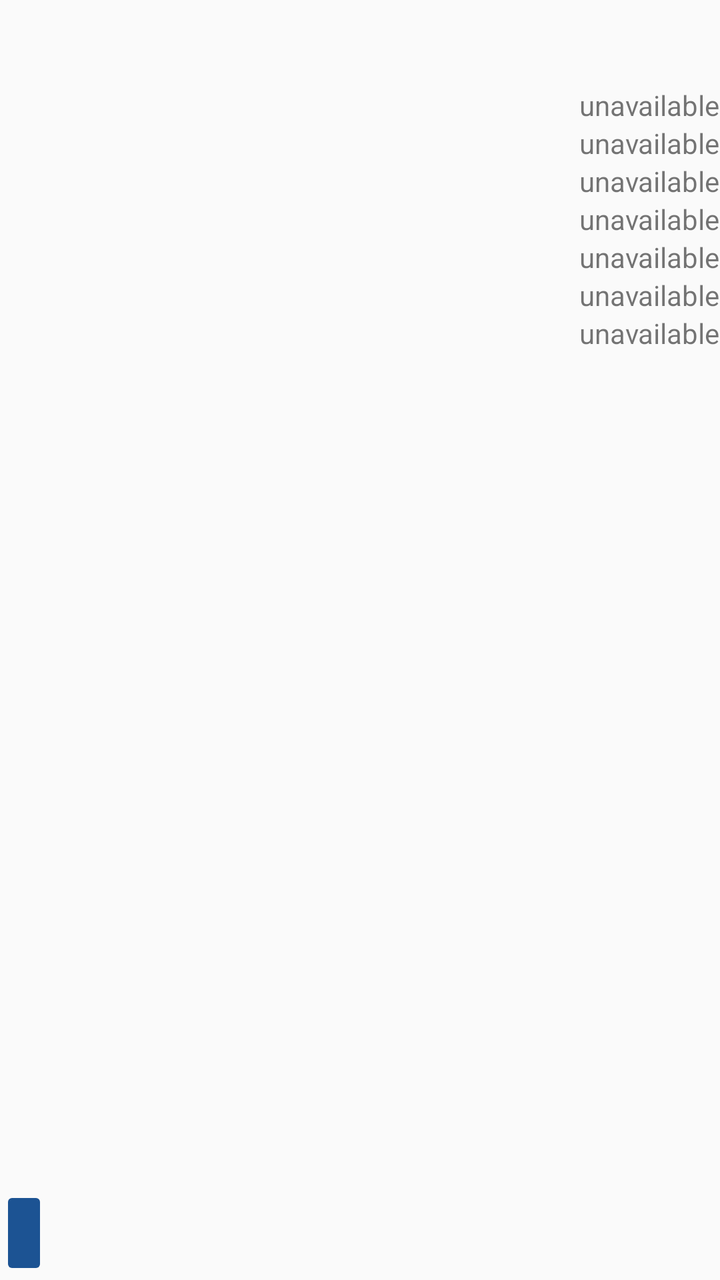
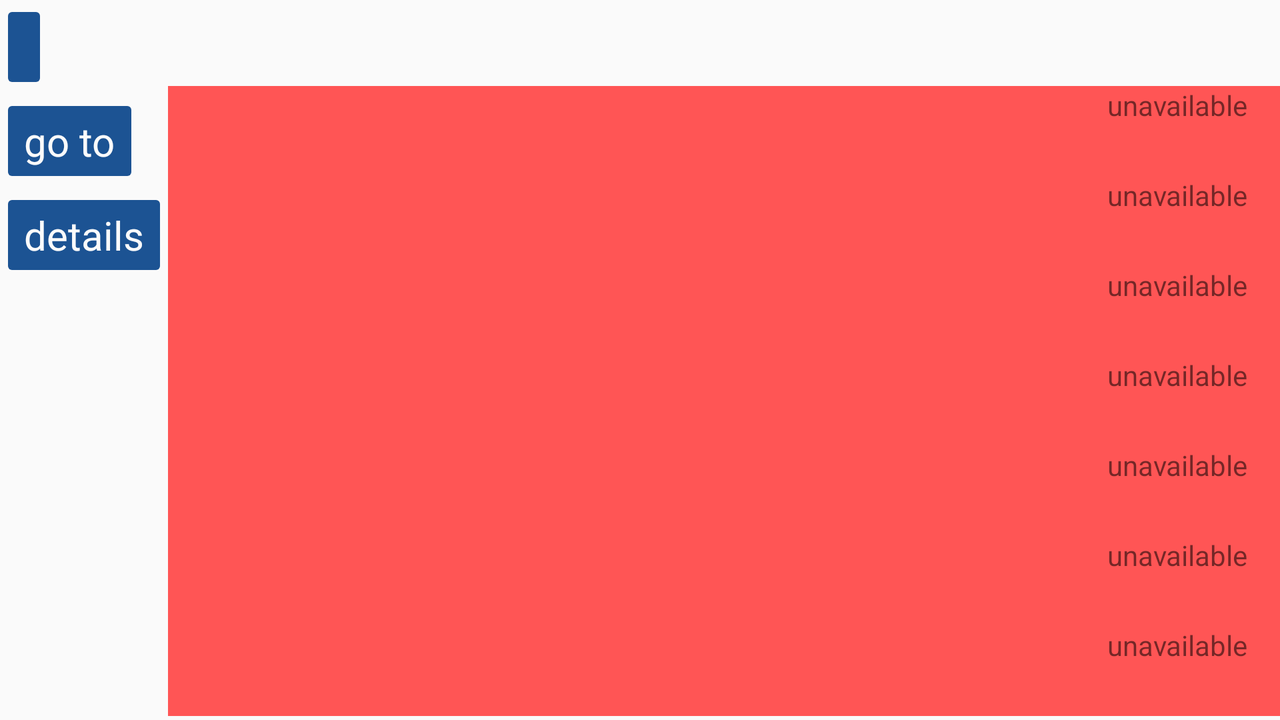

One screen, two layout resources from the same app: the default and the author's alternative for another configuration. Each is rendered where Android would select it; the XML of both is given below.
<!-- AndroidManifest.xml: application theme AppTheme -->
<!-- res/layout/fragment_conditions.xml -->
<?xml version="1.0" encoding="utf-8"?>
<RelativeLayout xmlns:android="http://schemas.android.com/apk/res/android"
    android:orientation="vertical"
    android:layout_width="match_parent"
    android:layout_height="match_parent">

    
    <LinearLayout
        android:layout_width="match_parent"
        android:layout_height="match_parent"
        android:orientation="vertical">

        <TextView
            android:gravity="right"
            android:paddingRight="@dimen/activity_horizontal_margin"
            android:id="@+id/station_title"
            android:layout_width="match_parent"
            android:layout_height="wrap_content"
            android:textSize="32sp"
            android:textStyle="bold"
            android:textColor="@color/light_font"
            android:shadowColor="@color/text_shadow"
            android:shadowDx="-3"
            android:shadowDy="-1"
            android:shadowRadius="24.5"/>

        <LinearLayout
            android:layout_width="match_parent"
            android:layout_height="wrap_content"
            android:orientation="horizontal"
            android:gravity="right" >

            <TextView
                android:id="@+id/condition_temperature"
                android:layout_width="wrap_content"
                android:layout_height="match_parent"
                android:text="@string/condition_unavailable"
                android:onClick="showGraphSelectionDialog"/>
            <TextView
                android:id="@+id/condition_temperature_unit"
                android:layout_width="wrap_content"
                android:layout_height="match_parent"
                android:text="@string/unit_unavailable"
                android:onClick="showGraphSelectionDialog"/>
        </LinearLayout>

        <LinearLayout
            android:layout_width="match_parent"
            android:layout_height="wrap_content"
            android:orientation="horizontal"
            android:gravity="right" >

            <TextView
                android:id="@+id/condition_average_wind"
                android:layout_width="wrap_content"
                android:layout_height="match_parent"
                android:text="@string/condition_unavailable"
                android:onClick="showGraphSelectionDialog"/>

            <TextView
                android:id="@+id/condition_average_wind_unit"
                android:layout_width="wrap_content"
                android:layout_height="match_parent"
                android:text="@string/unit_unavailable"
                android:onClick="showGraphSelectionDialog"/>

        </LinearLayout>

        <LinearLayout
            android:layout_width="match_parent"
            android:layout_height="wrap_content"
            android:orientation="horizontal"
            android:gravity="right" >

            <TextView
                android:id="@+id/condition_rain"
                android:layout_width="wrap_content"
                android:layout_height="match_parent"
                android:text="@string/condition_unavailable"
                android:onClick="showGraphSelectionDialog"/>

            <TextView
                android:id="@+id/condition_rain_unit"
                android:layout_width="wrap_content"
                android:layout_height="match_parent"
                android:text="@string/unit_unavailable"
                android:onClick="showGraphSelectionDialog"/>

        </LinearLayout>

        <LinearLayout
            android:layout_width="match_parent"
            android:layout_height="wrap_content"
            android:orientation="horizontal"
            android:gravity="right" >

            <TextView
                android:id="@+id/condition_pressure"
                android:layout_width="wrap_content"
                android:layout_height="match_parent"
                android:text="@string/condition_unavailable"
                android:onClick="showGraphSelectionDialog"/>

            <TextView
                android:id="@+id/condition_pressure_unit"
                android:layout_width="wrap_content"
                android:layout_height="match_parent"
                android:text="@string/unit_unavailable"
                android:onClick="showGraphSelectionDialog"/>

        </LinearLayout>

        <LinearLayout
            android:layout_width="match_parent"
            android:layout_height="wrap_content"
            android:orientation="horizontal"
            android:gravity="right" >

            <TextView
                android:id="@+id/condition_uv_index"
                android:layout_width="wrap_content"
                android:layout_height="match_parent"
                android:text="@string/condition_unavailable"
                android:onClick="showGraphSelectionDialog"/>

            <TextView
                android:id="@+id/condition_uv_index_unit"
                android:layout_width="wrap_content"
                android:layout_height="match_parent"
                android:text="@string/unit_unavailable"
                android:onClick="showGraphSelectionDialog"/>

        </LinearLayout>

        <LinearLayout
            android:layout_width="match_parent"
            android:layout_height="wrap_content"
            android:orientation="horizontal"
            android:gravity="right" >

            <TextView
                android:id="@+id/condition_insolation"
                android:layout_width="wrap_content"
                android:layout_height="match_parent"
                android:text="@string/condition_unavailable"
                android:onClick="showGraphSelectionDialog"/>

            <TextView
                android:id="@+id/condition_insolation_unit"
                android:layout_width="wrap_content"
                android:layout_height="match_parent"
                android:text="@string/unit_unavailable"
                android:onClick="showGraphSelectionDialog"/>

        </LinearLayout>

        <LinearLayout
            android:layout_width="match_parent"
            android:layout_height="wrap_content"
            android:orientation="horizontal"
            android:gravity="right" >

            <TextView
                android:id="@+id/condition_humidity"
                android:layout_width="wrap_content"
                android:layout_height="match_parent"
                android:text="@string/condition_unavailable"
                android:onClick="showGraphSelectionDialog"/>

            <TextView
                android:id="@+id/condition_humidity_unit"
                android:layout_width="wrap_content"
                android:layout_height="match_parent"
                android:text="@string/unit_unavailable"
                android:onClick="showGraphSelectionDialog"/>

        </LinearLayout>
    </LinearLayout>

    
    <Button
        android:layout_width="wrap_content"
        android:layout_height="wrap_content"
        android:layout_alignParentBottom="true"
        android:id="@+id/conditions_toggle_fav"
        android:text="@string/conditions_toggle_favourite"
        android:onClick="toggleFavouriteFromConditionsFragment" />

</RelativeLayout>
<!-- resources referenced by this layout -->
<resources>
  <color name="light_font">#FBFBFB</color>
  <color name="text_shadow">#7F000000</color>
  <dimen name="activity_horizontal_margin">16dp</dimen>
  <string name="condition_unavailable">unavailable</string>
  <string name="conditions_toggle_favourite" />
  <string name="unit_unavailable">  </string>
  <color name="theme_blue">#1c5393</color>
  <color name="theme_blue_dark">#194981</color>
  <color name="theme_gold">#f7bf37</color>
  <style name="Widget.AppTheme.ActionBar" parent="Widget.AppCompat.ActionBar.Solid">
          
          <item name="background">@color/theme_blue</item>
          
          <item name="elevation">4dp</item>
      </style>
  <style name="ThemeOverlay.AppTheme.ActionBar" parent="ThemeOverlay.AppCompat.Dark.ActionBar">
          
          <item name="android:textColorPrimary">@color/white</item>
          
          <item name="android:textColorSecondary">?android:textColorPrimary</item>
          
          <item name="actionMenuTextColor">?android:textColorPrimary</item>
          
          <item name="colorControlNormal">?android:textColorPrimary</item>
      </style>
  <style name="ThemeOverlay.AppTheme.PopupMenu" parent="ThemeOverlay.AppCompat.Dark">
          
          <item name="android:colorBackground">@color/theme_default_bg</item>
          
          <item name="android:textColorPrimary">@color/text_dark</item>
      </style>
  <style name="AppTheme.StyledDialogs" parent="Theme.AppCompat.Light.Dialog">
          <item name="colorPrimary">@color/theme_blue</item>
          <item name="colorPrimaryDark">@color/theme_blue_dark</item>
          <item name="colorAccent">@color/theme_blue</item>
          <item name="colorControlNormal">@color/theme_blue</item>
          <item name="colorControlActivated">@color/theme_gold</item>
          <item name="colorControlHighlight">@color/actionpanel_button_ripple</item>
          <item name="android:background">@color/theme_default_bg</item>
          <item name="android:windowBackground">@android:color/transparent</item>
      </style>
  <style name="ActionPanel_ButtonStyle" parent="android:Widget.Button">
          <item name="android:background">@drawable/themed_actionpanel_button</item>
          <item name="android:textColor">@drawable/themed_actionpanel_button_text</item>
          <item name="android:textSize">@dimen/actionpanel_button_fontsize</item>
      </style>
  <color name="white">#ffffff</color>
  <color name="theme_default_bg">@color/white</color>
  <color name="text_dark">#FF111111</color>
  <color name="actionpanel_button_ripple">@color/actionpanel_button_press_bg</color>
  <!-- drawable themed_actionpanel_button_text (drawable) -->
  <?xml version="1.0" encoding="utf-8"?>
  <selector xmlns:android="http://schemas.android.com/apk/res/android">
      <item android:state_pressed="true"
            android:color="@color/actionpanel_button_press_font" />
      <item android:color="@color/actionpanel_button_font" />
  </selector>
  <dimen name="actionpanel_button_fontsize">20sp</dimen>
  <color name="actionpanel_button_press_bg">#3583de</color>
  <color name="actionpanel_button_press_font">@color/white</color>
  <color name="actionpanel_button_font">@color/light_font</color>
</resources>
<!-- res/layout-land/fragment_conditions.xml (the author's variant of the layout above) -->
<!-- drawn on the phone turned sideways -->
<?xml version="1.0" encoding="utf-8"?>
<LinearLayout
    xmlns:android="http://schemas.android.com/apk/res/android"
    android:layout_width="match_parent"
    android:layout_height="match_parent">

    
    <LinearLayout
        android:layout_width="wrap_content"
        android:layout_height="match_parent"
        android:orientation="vertical">
        <Button
            android:layout_width="wrap_content"
            android:layout_height="wrap_content"
            android:layout_alignParentLeft="true"
            android:id="@+id/conditions_toggle_fav"
            android:text="@string/conditions_toggle_favourite"
            android:onClick="toggleFavouriteFromConditionsFragment" />

        <Button
            android:layout_width="wrap_content"
            android:layout_height="wrap_content"
            android:layout_alignParentBottom="true"
            android:id="@+id/conditions_map_bridge_button"
            android:text="@string/conditions_map_bridge_text"
            android:onClick="zoomToCurrentStation" />

        <Button
            android:layout_width="wrap_content"
            android:layout_height="wrap_content"
            android:id="@+id/conditions_web_details_button"
            android:text="@string/conditions_web_details_button"
            android:onClick="openCurrentStationBrowser" />
    </LinearLayout>

    
    <LinearLayout
        android:layout_width="0dp"
        android:layout_height="match_parent"
        android:orientation="vertical"
        android:layout_weight="1">

        <TextView
            android:gravity="right"
            android:paddingRight="@dimen/activity_horizontal_margin"
            android:id="@+id/station_title"
            android:layout_width="match_parent"
            android:layout_height="wrap_content"
            android:textSize="32sp"
            android:textStyle="bold"
            android:textColor="@color/light_font"
            android:shadowColor="@color/text_shadow"
            android:shadowDx="-3"
            android:shadowDy="-1"
            android:shadowRadius="24.5"/>

        <LinearLayout
            style="@style/Layout_ConditionRow"
            android:orientation="horizontal"
            android:id="@+id/condition_temperature_row"
            android:onClick="showGraphSelectionDialog"
            android:gravity="right" >

            <TextView
                android:id="@+id/condition_temperature"
                android:layout_width="wrap_content"
                android:layout_height="match_parent"
                android:text="@string/condition_unavailable"/>
            <TextView
                android:id="@+id/condition_temperature_unit"
                android:layout_width="wrap_content"
                android:layout_height="match_parent"
                android:text="@string/unit_unavailable"/>
        </LinearLayout>

        <LinearLayout
            style="@style/Layout_ConditionRow"
            android:orientation="horizontal"
            android:id="@+id/condition_average_wind_row"
            android:onClick="showGraphSelectionDialog"
            android:gravity="right" >

            <TextView
                android:id="@+id/condition_average_wind"
                android:layout_width="wrap_content"
                android:layout_height="match_parent"
                android:text="@string/condition_unavailable"/>

            <TextView
                android:id="@+id/condition_average_wind_unit"
                android:layout_width="wrap_content"
                android:layout_height="match_parent"
                android:text="@string/unit_unavailable"/>

        </LinearLayout>

        <LinearLayout
            style="@style/Layout_ConditionRow"
            android:orientation="horizontal"
            android:id="@+id/condition_rain_row"
            android:onClick="showGraphSelectionDialog"
            android:gravity="right" >

            <TextView
                android:id="@+id/condition_rain"
                android:layout_width="wrap_content"
                android:layout_height="match_parent"
                android:text="@string/condition_unavailable"/>

            <TextView
                android:id="@+id/condition_rain_unit"
                android:layout_width="wrap_content"
                android:layout_height="match_parent"
                android:text="@string/unit_unavailable"/>
        </LinearLayout>

        <LinearLayout
            style="@style/Layout_ConditionRow"
            android:orientation="horizontal"
            android:id="@+id/condition_pressure_row"
            android:onClick="showGraphSelectionDialog"
            android:gravity="right" >

            <TextView
                android:id="@+id/condition_pressure"
                android:layout_width="wrap_content"
                android:layout_height="match_parent"
                android:text="@string/condition_unavailable"/>

            <TextView
                android:id="@+id/condition_pressure_unit"
                android:layout_width="wrap_content"
                android:layout_height="match_parent"
                android:text="@string/unit_unavailable"/>
        </LinearLayout>

        <LinearLayout
            style="@style/Layout_ConditionRow"
            android:orientation="horizontal"
            android:id="@+id/condition_uv_index_row"
            android:onClick="showGraphSelectionDialog"
            android:gravity="right" >

            <TextView
                android:id="@+id/condition_uv_index"
                android:layout_width="wrap_content"
                android:layout_height="match_parent"
                android:text="@string/condition_unavailable"/>

            <TextView
                android:id="@+id/condition_uv_index_unit"
                android:layout_width="wrap_content"
                android:layout_height="match_parent"
                android:text="@string/unit_unavailable"/>
        </LinearLayout>

        <LinearLayout
            style="@style/Layout_ConditionRow"
            android:orientation="horizontal"
            android:id="@+id/condition_insolation_row"
            android:onClick="showGraphSelectionDialog"
            android:gravity="right">

            <TextView
                android:id="@+id/condition_insolation"
                android:layout_width="wrap_content"
                android:layout_height="match_parent"
                android:text="@string/condition_unavailable"/>

            <TextView
                android:id="@+id/condition_insolation_unit"
                android:layout_width="wrap_content"
                android:layout_height="match_parent"
                android:text="@string/unit_unavailable"/>
        </LinearLayout>

        <LinearLayout
            style="@style/Layout_ConditionRow"
            android:orientation="horizontal"
            android:id="@+id/condition_humidity_row"
            android:onClick="showGraphSelectionDialog"
            android:gravity="right" >

            <TextView
                android:id="@+id/condition_humidity"
                android:layout_width="wrap_content"
                android:layout_height="match_parent"
                android:text="@string/condition_unavailable"/>

            <TextView
                android:id="@+id/condition_humidity_unit"
                android:layout_width="wrap_content"
                android:layout_height="match_parent"
                android:text="@string/unit_unavailable"/>
        </LinearLayout>

        <TextView
            android:layout_width="match_parent"
            android:layout_height="wrap_content"
            android:id="@+id/condition_observation_time"
            android:text="@string/condition_unavailable"/>

    </LinearLayout>
</LinearLayout>
<!-- resources referenced by the variant -->
<!-- as the phone turned sideways resolves them -->
<resources>
  <color name="light_font">#FBFBFB</color>
  <color name="text_shadow">#7F000000</color>
  <dimen name="activity_horizontal_margin">16dp</dimen>
  <string name="condition_unavailable">unavailable</string>
  <string name="conditions_map_bridge_text">go to</string>
  <string name="conditions_toggle_favourite" />
  <string name="conditions_web_details_button">details</string>
  <string name="unit_unavailable">  </string>
  <style name="Layout_ConditionRow">
          <item name="android:orientation">horizontal</item>
          <item name="android:background">@color/conditions_unavailable_attr</item>
          <item name="android:paddingRight">@dimen/activity_horizontal_margin</item>
          <item name="android:layout_width">match_parent</item>
          <item name="android:layout_height">45dp</item>
          <item name="android:layout_gravity">center_vertical</item>
          <item name="android:paddingLeft">@dimen/fragment_conditions_outer_padding</item>
      </style>
  <color name="conditions_unavailable_attr">@color/theme_red</color>
  <dimen name="fragment_conditions_outer_padding">15dp</dimen>
  <color name="theme_blue">#1c5393</color>
  <color name="theme_blue_dark">#194981</color>
  <color name="theme_gold">#f7bf37</color>
  <style name="Widget.AppTheme.ActionBar" parent="Widget.AppCompat.ActionBar.Solid">
          
          <item name="background">@color/theme_blue</item>
          
          <item name="elevation">4dp</item>
      </style>
  <style name="ThemeOverlay.AppTheme.ActionBar" parent="ThemeOverlay.AppCompat.Dark.ActionBar">
          
          <item name="android:textColorPrimary">@color/white</item>
          
          <item name="android:textColorSecondary">?android:textColorPrimary</item>
          
          <item name="actionMenuTextColor">?android:textColorPrimary</item>
          
          <item name="colorControlNormal">?android:textColorPrimary</item>
      </style>
  <style name="ThemeOverlay.AppTheme.PopupMenu" parent="ThemeOverlay.AppCompat.Dark">
          
          <item name="android:colorBackground">@color/theme_default_bg</item>
          
          <item name="android:textColorPrimary">@color/text_dark</item>
      </style>
  <style name="AppTheme.StyledDialogs" parent="Theme.AppCompat.Light.Dialog">
          <item name="colorPrimary">@color/theme_blue</item>
          <item name="colorPrimaryDark">@color/theme_blue_dark</item>
          <item name="colorAccent">@color/theme_blue</item>
          <item name="colorControlNormal">@color/theme_blue</item>
          <item name="colorControlActivated">@color/theme_gold</item>
          <item name="colorControlHighlight">@color/actionpanel_button_ripple</item>
          <item name="android:background">@color/theme_default_bg</item>
          <item name="android:windowBackground">@android:color/transparent</item>
      </style>
  <style name="ActionPanel_ButtonStyle" parent="android:Widget.Button">
          <item name="android:background">@drawable/themed_actionpanel_button</item>
          <item name="android:textColor">@drawable/themed_actionpanel_button_text</item>
          <item name="android:textSize">@dimen/actionpanel_button_fontsize</item>
      </style>
  <color name="theme_red">#FFFF5555</color>
  <color name="white">#ffffff</color>
  <color name="theme_default_bg">@color/white</color>
  <color name="text_dark">#FF111111</color>
  <color name="actionpanel_button_ripple">@color/actionpanel_button_press_bg</color>
  <!-- drawable themed_actionpanel_button_text (drawable) -->
  <?xml version="1.0" encoding="utf-8"?>
  <selector xmlns:android="http://schemas.android.com/apk/res/android">
      <item android:state_pressed="true"
            android:color="@color/actionpanel_button_press_font" />
      <item android:color="@color/actionpanel_button_font" />
  </selector>
  <dimen name="actionpanel_button_fontsize">20sp</dimen>
  <color name="actionpanel_button_press_bg">#3583de</color>
  <color name="actionpanel_button_press_font">@color/white</color>
  <color name="actionpanel_button_font">@color/light_font</color>
</resources>
